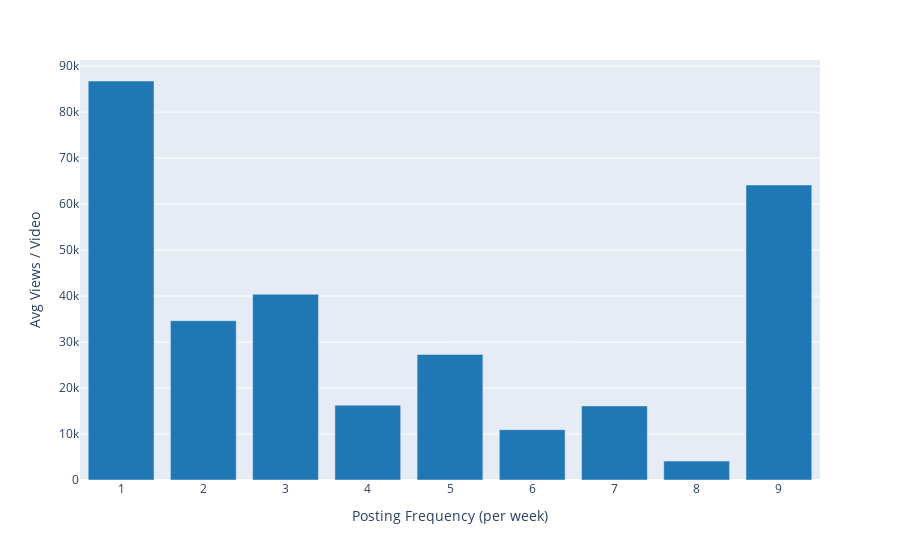

The code cell stored with this chart in its notebook:
### Code cell
fig= px.bar(
    bucket_perf,
    x= 'posts_per_week',
    y= 'avg_views',
    color_discrete_sequence=['#1f77b4']
)

fig.update_layout(
    xaxis_title="Posting Frequency (per week)",
    yaxis_title="Avg Views / Video"
)

fig.show()

### Figure 1 — Plotly figure (JSON) as saved in the notebook; plotly's stock layout.template omitted (floating-point values rounded to 4 significant figures)
{"data": [{"alignmentgroup": "True", "hovertemplate": "posts_per_week=%{x}<br>avg_views=%{y}<extra></extra>", "legendgroup": "", "marker": {"color": "#1f77b4", "pattern": {"shape": ""}}, "name": "", "offsetgroup": "", "orientation": "v", "showlegend": false, "textposition": "auto", "type": "bar", "x": [1, 2, 3, 4, 5, 6, 7, 8, 9], "xaxis": "x", "y": [86770.0, 34640.0, 40390.0, 16260.0, 27290.0, 10950.0, 16110.0, 4116.0, 64160.0], "yaxis": "y"}], "layout": {"barmode": "relative", "legend": {"tracegroupgap": 0}, "margin": {"t": 60}, "xaxis": {"anchor": "y", "domain": [0, 1], "title": {"text": "Posting Frequency (per week)"}}, "yaxis": {"anchor": "x", "domain": [0, 1], "title": {"text": "Avg Views / Video"}}}}
